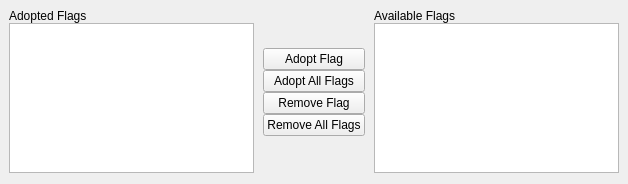
<?xml version="1.0" encoding="UTF-8"?>
<ui version="4.0">
 <class>Form</class>
 <widget class="QWidget" name="Form">
  <property name="geometry">
   <rect>
    <x>0</x>
    <y>0</y>
    <width>628</width>
    <height>184</height>
   </rect>
  </property>
  <property name="sizePolicy">
   <sizepolicy hsizetype="Preferred" vsizetype="Preferred">
    <horstretch>0</horstretch>
    <verstretch>0</verstretch>
   </sizepolicy>
  </property>
  <property name="maximumSize">
   <size>
    <width>16777215</width>
    <height>184</height>
   </size>
  </property>
  <property name="windowTitle">
   <string>Form</string>
  </property>
  <layout class="QHBoxLayout" name="horizontalLayout">
   <property name="spacing">
    <number>0</number>
   </property>
   <property name="leftMargin">
    <number>0</number>
   </property>
   <property name="topMargin">
    <number>0</number>
   </property>
   <property name="rightMargin">
    <number>0</number>
   </property>
   <property name="bottomMargin">
    <number>0</number>
   </property>
   <item>
    <widget class="QWidget" name="widget_2" native="true">
     <layout class="QVBoxLayout" name="verticalLayout_3">
      <property name="spacing">
       <number>0</number>
      </property>
      <property name="leftMargin">
       <number>9</number>
      </property>
      <property name="topMargin">
       <number>9</number>
      </property>
      <property name="rightMargin">
       <number>9</number>
      </property>
      <property name="bottomMargin">
       <number>9</number>
      </property>
      <item>
       <widget class="QLabel" name="label_2">
        <property name="sizePolicy">
         <sizepolicy hsizetype="Preferred" vsizetype="Fixed">
          <horstretch>0</horstretch>
          <verstretch>0</verstretch>
         </sizepolicy>
        </property>
        <property name="text">
         <string>Adopted Flags</string>
        </property>
       </widget>
      </item>
      <item>
       <widget class="QListWidget" name="lst_adopted_flags">
        <property name="sizePolicy">
         <sizepolicy hsizetype="Expanding" vsizetype="Fixed">
          <horstretch>0</horstretch>
          <verstretch>0</verstretch>
         </sizepolicy>
        </property>
        <property name="maximumSize">
         <size>
          <width>16777215</width>
          <height>150</height>
         </size>
        </property>
       </widget>
      </item>
     </layout>
    </widget>
   </item>
   <item>
    <widget class="QWidget" name="widget" native="true">
     <layout class="QVBoxLayout" name="verticalLayout_2">
      <property name="spacing">
       <number>0</number>
      </property>
      <property name="leftMargin">
       <number>0</number>
      </property>
      <property name="topMargin">
       <number>0</number>
      </property>
      <property name="rightMargin">
       <number>0</number>
      </property>
      <property name="bottomMargin">
       <number>0</number>
      </property>
      <item>
       <spacer name="verticalSpacer">
        <property name="orientation">
         <enum>Qt::Vertical</enum>
        </property>
        <property name="sizeHint" stdset="0">
         <size>
          <width>20</width>
          <height>40</height>
         </size>
        </property>
       </spacer>
      </item>
      <item>
       <widget class="QPushButton" name="btn_adopt_flag">
        <property name="text">
         <string>Adopt Flag</string>
        </property>
       </widget>
      </item>
      <item>
       <widget class="QPushButton" name="btn_adopt_all_flags">
        <property name="text">
         <string>Adopt All Flags</string>
        </property>
       </widget>
      </item>
      <item>
       <widget class="QPushButton" name="btn_remove_flag">
        <property name="text">
         <string>Remove Flag</string>
        </property>
       </widget>
      </item>
      <item>
       <widget class="QPushButton" name="btn_remove_all_flags">
        <property name="text">
         <string>Remove All Flags</string>
        </property>
       </widget>
      </item>
      <item>
       <spacer name="verticalSpacer_2">
        <property name="orientation">
         <enum>Qt::Vertical</enum>
        </property>
        <property name="sizeHint" stdset="0">
         <size>
          <width>20</width>
          <height>40</height>
         </size>
        </property>
       </spacer>
      </item>
     </layout>
    </widget>
   </item>
   <item>
    <widget class="QWidget" name="widget_3" native="true">
     <layout class="QVBoxLayout" name="verticalLayout_4">
      <property name="spacing">
       <number>0</number>
      </property>
      <property name="leftMargin">
       <number>9</number>
      </property>
      <property name="topMargin">
       <number>9</number>
      </property>
      <property name="rightMargin">
       <number>9</number>
      </property>
      <property name="bottomMargin">
       <number>9</number>
      </property>
      <item>
       <widget class="QLabel" name="label_3">
        <property name="sizePolicy">
         <sizepolicy hsizetype="Preferred" vsizetype="Fixed">
          <horstretch>0</horstretch>
          <verstretch>0</verstretch>
         </sizepolicy>
        </property>
        <property name="text">
         <string>Available Flags</string>
        </property>
       </widget>
      </item>
      <item>
       <widget class="QListWidget" name="lst_global_flags">
        <property name="sizePolicy">
         <sizepolicy hsizetype="Expanding" vsizetype="Fixed">
          <horstretch>0</horstretch>
          <verstretch>0</verstretch>
         </sizepolicy>
        </property>
        <property name="maximumSize">
         <size>
          <width>16777215</width>
          <height>150</height>
         </size>
        </property>
       </widget>
      </item>
     </layout>
    </widget>
   </item>
  </layout>
 </widget>
 <resources/>
 <connections/>
</ui>
